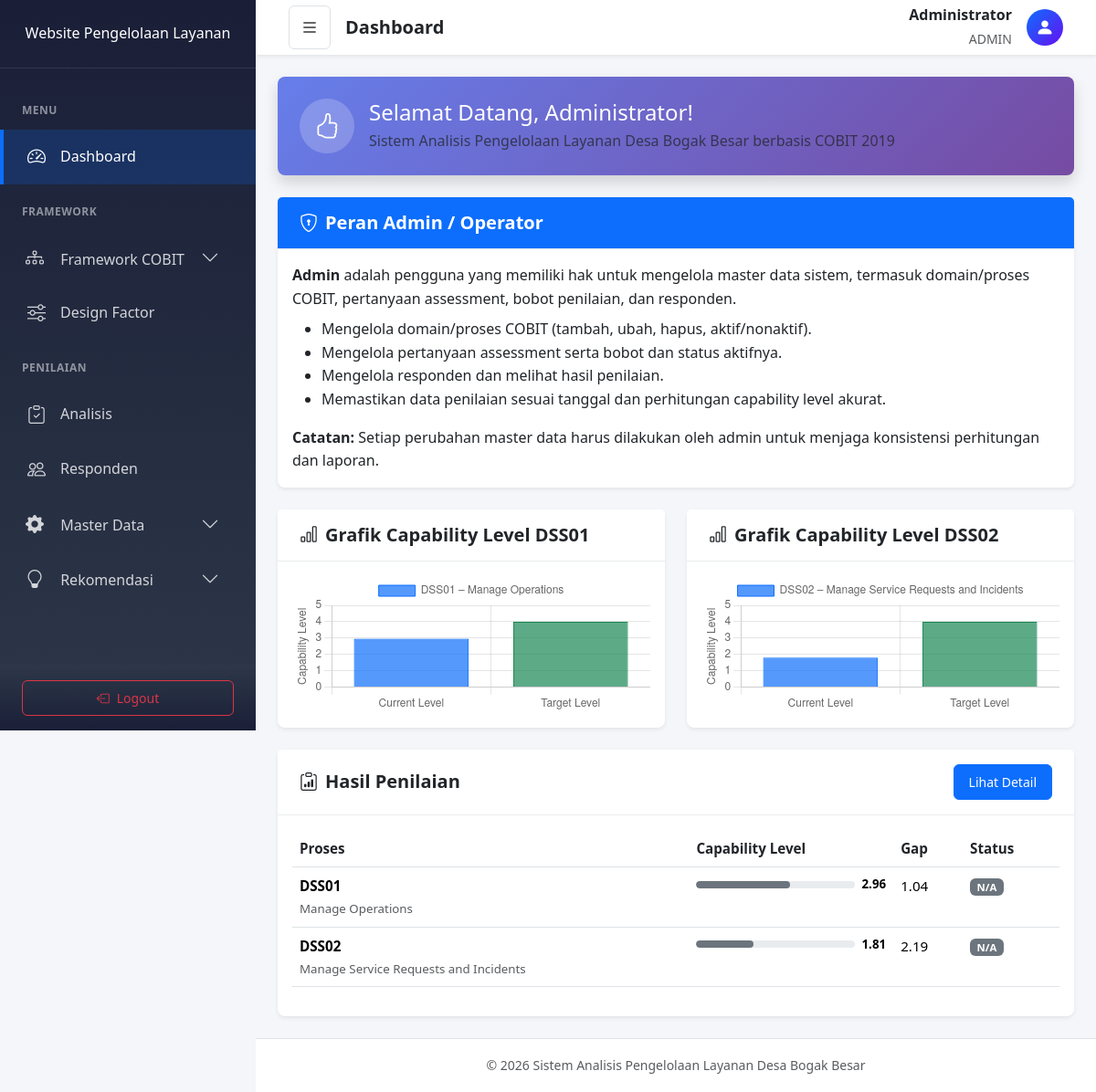
Page /index.php?page=dashboard (signed in) on the earlier database version.
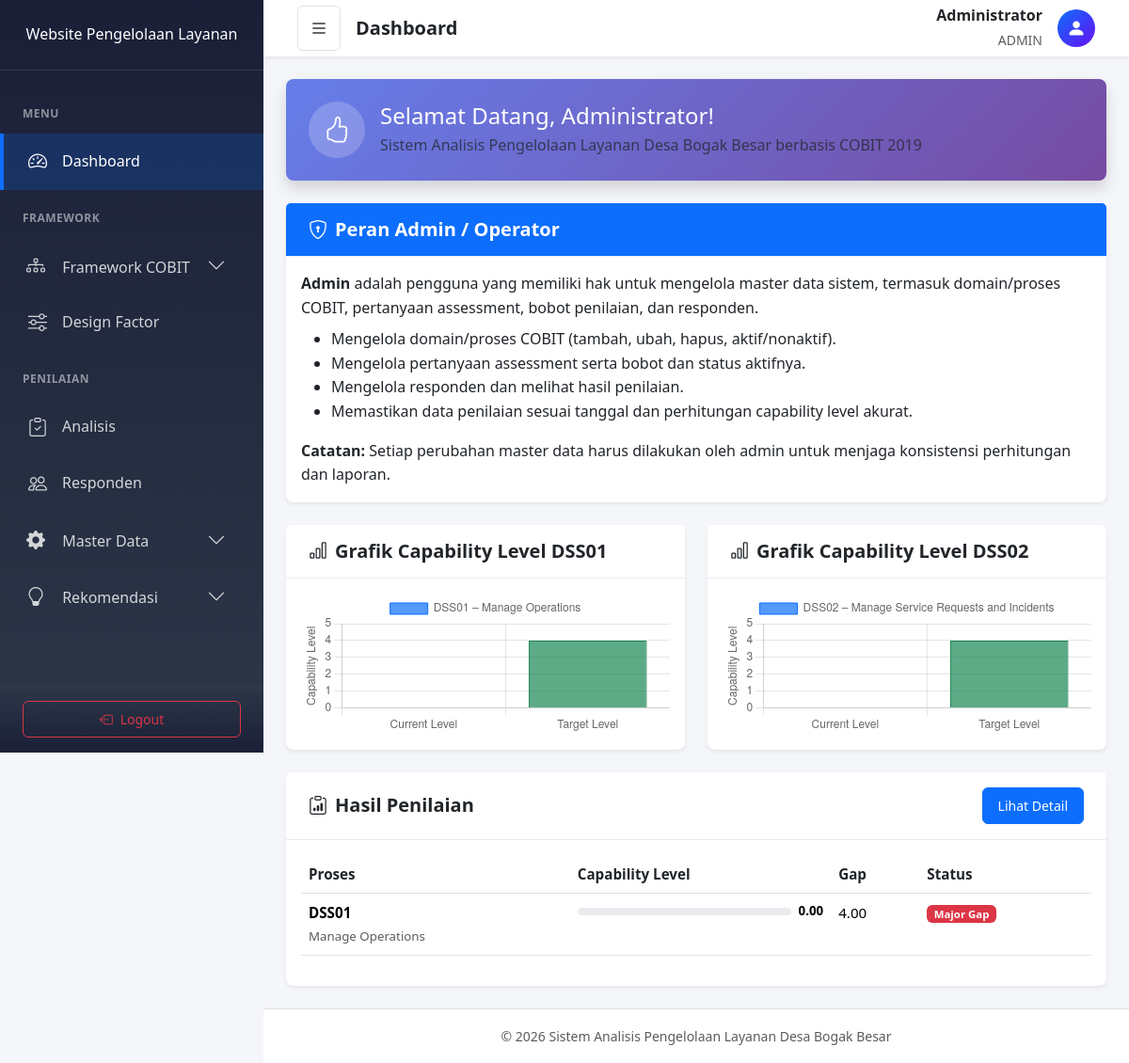
Same page on the later database version.
### tables this page shows
CREATE TABLE `results` (
  `id` int(11) UNSIGNED NOT NULL,
  `process_id` int(11) UNSIGNED NOT NULL,
  `capability_level` decimal(3,2) DEFAULT 0.00 COMMENT 'Calculated capability level 0.00-5.00',
  `target_level` decimal(3,2) DEFAULT 4.00 COMMENT 'Target capability level',
  `gap` decimal(3,2) DEFAULT 4.00 COMMENT 'Difference between target and current',
  `recommendation` longtext DEFAULT NULL COMMENT 'JSON array of recommendations' CHECK (json_valid(`recommendation`)),
  `created_at` timestamp NOT NULL DEFAULT current_timestamp(),
  `updated_at` timestamp NOT NULL DEFAULT current_timestamp() ON UPDATE current_timestamp()
);

CREATE TABLE `processes` (
  `id` int(11) UNSIGNED NOT NULL,
  `code` varchar(10) NOT NULL,
  `name` varchar(100) NOT NULL,
  `description` text DEFAULT NULL,
  `is_active` tinyint(1) UNSIGNED NOT NULL DEFAULT '1' COMMENT 'Status aktif/nonaktif domain/proses',
  `created_at` timestamp NOT NULL DEFAULT current_timestamp()
);

### app/controllers/DashboardController.php (called while the page is built, shortened)
<?php
require_once 'app/models/Result.php';
class DashboardController {
    public static function index() {
        $resultModel = new Result();
        $results = $resultModel->getAll();
        $chartCurrent = [];
        $chartTarget = [];
        foreach ($results as $result) {
            $chartCurrent[] = (float)$result['capability_level'];
            $chartTarget[] = 4;
        }
        require_once 'app/views/dashboard/index.php';
    }
}

### index.php (called while the page is built, shortened)
<?php
require_once 'config/database.php';
require_once 'app/controllers/DashboardController.php';
App::route();

### config/database.php (called while the page is built, shortened)
<?php
class Database {
    private static $instance = null;
    private $connection;
    private function __construct() {
        try {
            $dsn = "mysql:host=" . DB_HOST . ";dbname=" . DB_NAME . ";charset=" . DB_CHARSET;
            $options = [
                PDO::ATTR_ERRMODE => PDO::ERRMODE_EXCEPTION,
                PDO::ATTR_DEFAULT_FETCH_MODE => PDO::FETCH_ASSOC,
                PDO::ATTR_EMULATE_PREPARES => false,
            ];
            $this->connection = new PDO($dsn, DB_USER, DB_PASS, $options);
        } catch (PDOException $e) {
            die("Koneksi database gagal: " . $e->getMessage());
        }
    }
    public static function getInstance() {
        if (self::$instance === null) {
            self::$instance = new self();
        }
        return self::$instance;
    }
    public function getConnection() {
        return $this->connection;
    }
}
function getDB() {
    return Database::getInstance()->getConnection();
}

### app/models/Result.php (called while the page is built, shortened)
<?php
require_once 'config/database.php';
class Result {
    private $db;
    public function __construct() {
        $this->db = getDB();
    }
    public function getAll() {
        $stmt = $this->db->query("
            SELECT r.*, p.code as process_code, p.name as process_name
            FROM results r
            JOIN processes p ON r.process_id = p.id
            ORDER BY p.code ASC
        ");
        return $stmt->fetchAll();
    }
}

### app/views/dashboard/index.php (the view, shortened to what the changed rows need)
<div id="chartsSection" class="row mb-4 no-print">
    <div class="col-lg-6">
        <div class="card">
            <div class="card-body">
                <div class="chart-container">
                    <canvas id="capabilityChartDSS01"></canvas>
                </div>
            </div>
        </div>
    </div>
    <div class="col-lg-6">
        <div class="card">
            <div class="card-body">
                <div class="chart-container">
                    <canvas id="capabilityChartDSS02"></canvas>
                </div>
            </div>
        </div>
    </div>
</div>
<div class="row">
    <div class="col-lg-12">
        <div class="card">
            <div class="card-body">
                <?php if (!empty($results)): ?>
                    <div class="table-responsive">
                        <table class="table table-hover">
                            <thead>
                                <tr>
                                    <th>Proses</th>
                                    <th>Capability Level</th>
                                    <th>Gap</th>
                                    <th>Status</th>
                                </tr>
                            </thead>
                            <tbody>
                                <?php foreach ($results as $result): ?>
                                    <?php
                                    $recData = json_decode($result['recommendation'], true);
                                    $statusClass = $recData['color'] ?? 'secondary';
                                    ?>
                                    <tr>
                                        <td>
                                            <strong><?php echo $result['process_code']; ?></strong>
                                            <br><small class="text-muted"><?php echo $result['process_name']; ?></small>
                                        </td>
                                        <td>
                                            <div class="d-flex align-items-center">
                                                <div class="progress flex-grow-1" style="height: 8px;">
                                                    <div class="progress-bar bg-<?php echo $statusClass; ?>"
                                                        style="width: <?php echo ($result['capability_level'] / 5) * 100; ?>%">
                                                    </div>
                                                </div>
                                                <span class="ms-2 small fw-semibold"><?php echo number_format($result['capability_level'], 2); ?></span>
                                            </div>
                                        </td>
                                        <td><?php echo $result['gap']; ?></td>
                                        <td>
                                            <span class="badge bg-<?php echo $statusClass; ?>">
                                                <?php echo $recData['level'] ?? 'N/A'; ?>
                                            </span>
                                        </td>
                                    </tr>
                                <?php endforeach; ?>
                            </tbody>
                        </table>
                    </div>
                <?php endif; ?>
            </div>
        </div>
    </div>
</div>
<script>
    // Chart Data per domain
    const dss01Labels = ['Current Level', 'Target Level'];
    const dss01Current = <?php echo json_encode($chartCurrent[0] ?? 0); ?>;
    const dss01Target = <?php echo json_encode($chartTarget[0]  ?? 4); ?>;
    const dss02Labels = ['Current Level', 'Target Level'];
    const dss02Current = <?php echo json_encode($chartCurrent[1] ?? 0); ?>;
    const dss02Target = <?php echo json_encode($chartTarget[1]  ?? 4); ?>;
    const chartOptions = {
        responsive: true,
        maintainAspectRatio: false,
        plugins: {
            legend: {
                position: 'top',
            }
        },
        scales: {
            y: {
                beginAtZero: true,
                max: 5,
                ticks: {
                    stepSize: 1
                },
                title: {
                    display: true,
                    text: 'Capability Level'
                }
            }
        }
    };
    // Grafik Capability Level DSS01
    const ctxDSS01 = document.getElementById('capabilityChartDSS01').getContext('2d');
    new Chart(ctxDSS01, {
        type: 'bar',
        data: {
            labels: dss01Labels,
            datasets: [{
                label: 'DSS01 – Manage Operations',
                data: [dss01Current, dss01Target],
                backgroundColor: [
                    'rgba(13, 110, 253, 0.7)',
                    'rgba(25, 135, 84, 0.7)'
                ],
                borderColor: [
                    'rgba(13, 110, 253, 1)',
                    'rgba(25, 135, 84, 1)'
                ],
                borderWidth: 1
            }]
        },
        options: chartOptions
    });
    // Grafik Capability Level DSS02
    const ctxDSS02 = document.getElementById('capabilityChartDSS02').getContext('2d');
    new Chart(ctxDSS02, {
        type: 'bar',
        data: {
            labels: dss02Labels,
            datasets: [{
                label: 'DSS02 – Manage Service Requests and Incidents',
                data: [dss02Current, dss02Target],
                backgroundColor: [
                    'rgba(13, 110, 253, 0.7)',
                    'rgba(25, 135, 84, 0.7)'
                ],
                borderColor: [
                    'rgba(13, 110, 253, 1)',
                    'rgba(25, 135, 84, 1)'
                ],
                borderWidth: 1
            }]
        },
        options: chartOptions
    });
</script>
<?php
require_once 'app/views/layouts/main.php';

Differences in the rows shown:
removed results: process.code "DSS02", process.name "Manage Service Requests and Incidents", capability_level "1.81", gap "2.19", recommendation "N/A"
changed results "DSS01": capability_level "2.96" → "0.00"; gap "1.04" → "4.00"; recommendation "N/A" → "Major Gap"
Other differences:
chart data {{ json_encode($chartCurrent[0] ?? 0) }}: 2.96 → 0
chart data {{ json_encode($chartCurrent[1] ?? 0) }}: 1.81 → 0
